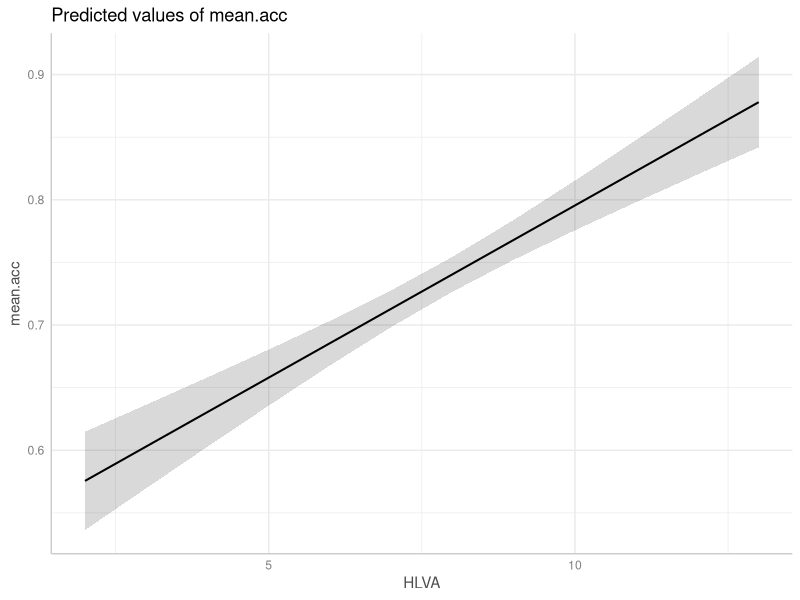
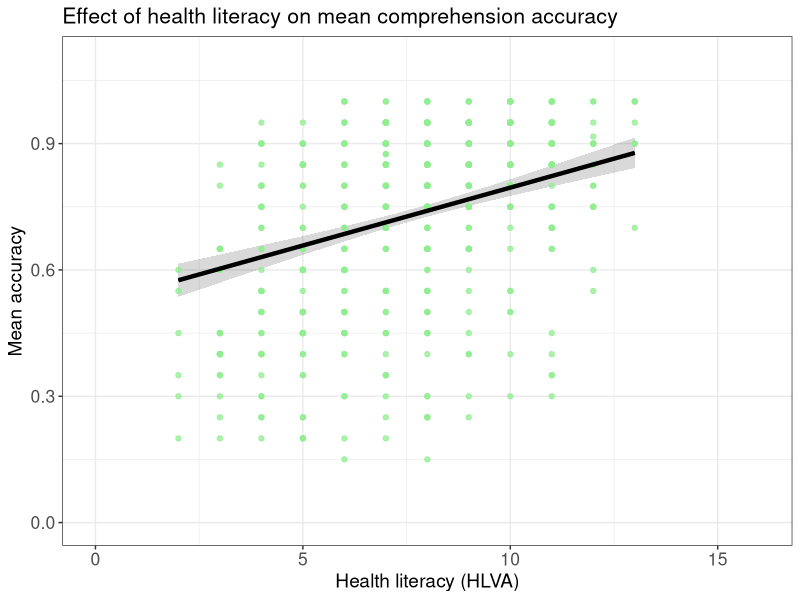
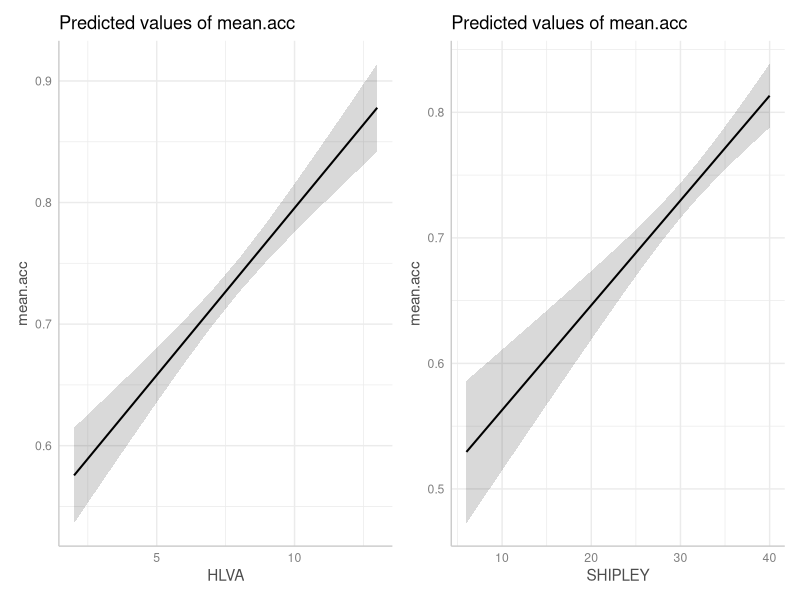
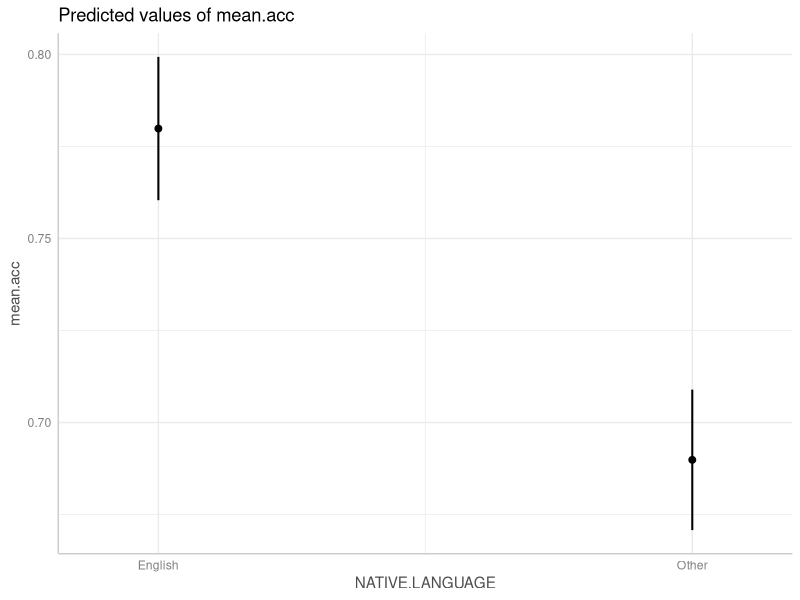
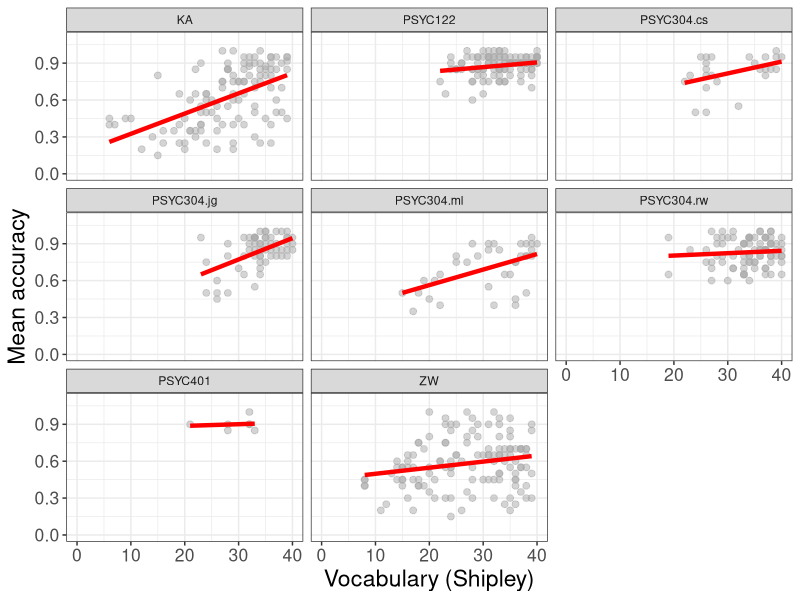
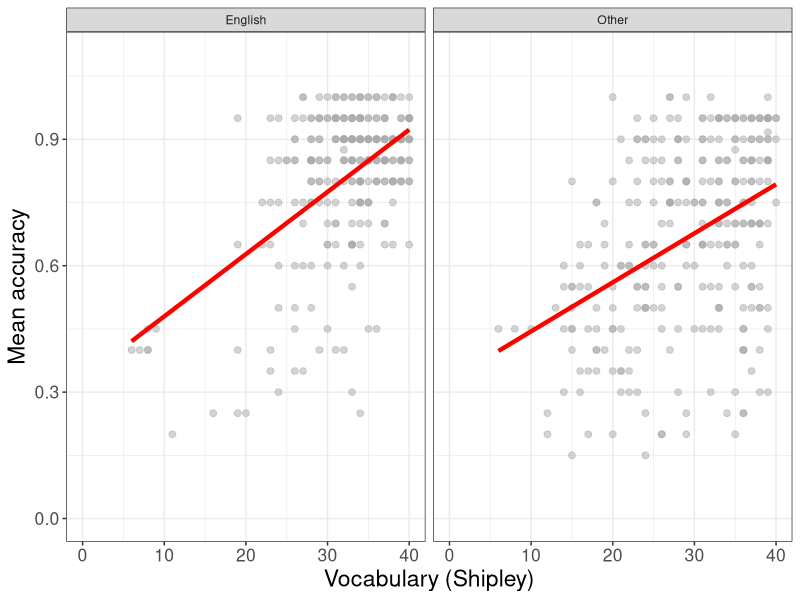
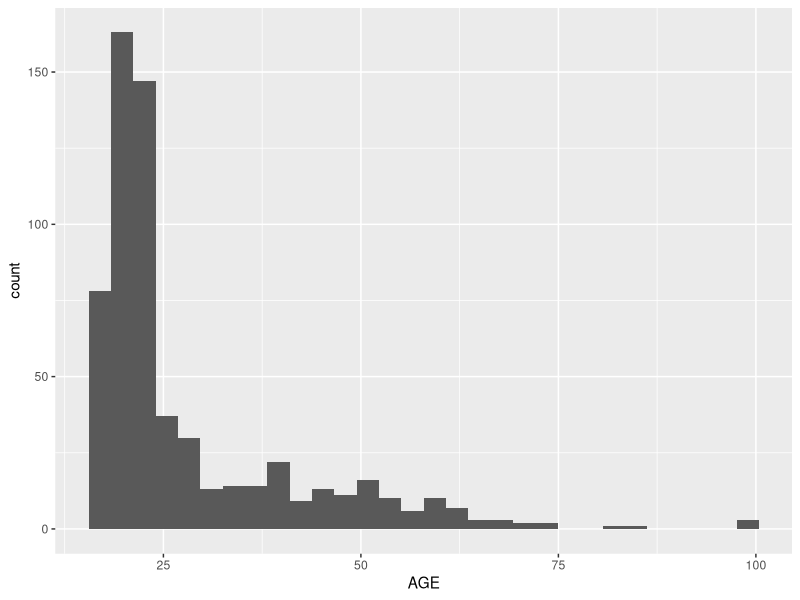
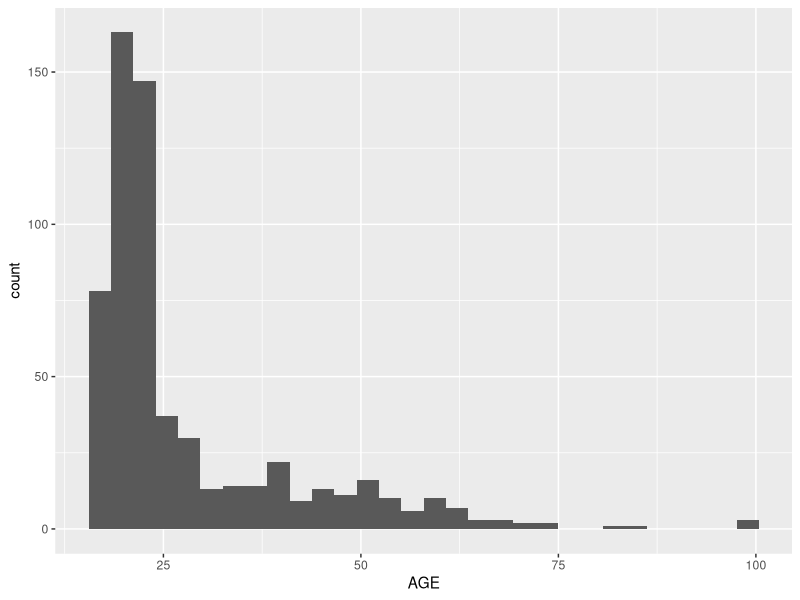

Generate these figures, in order, with R:
## ---- chunk 1
#| echo: false
#| warning: false
library(ggeffects)
library(kableExtra)
library(patchwork)
library(psych)
library(tidyverse)
## ---- chunk 2
#| echo: false
#| warning: false
# -- code to read in the aggregated subject level data from the clearly-understood data set
all.studies.subjects <- read_csv("2022-12-08_all-studies-subject-scores.csv", 
                                 col_types = cols(
                                   ResponseId = col_factor(),
                                   study = col_factor(),
                                   EDUCATION = col_factor(),
                                   GENDER = col_factor(),
                                   ETHNICITY = col_factor(),
                                   NATIVE.LANGUAGE = col_factor()
                                 )
                                )
## ---- chunk 3
#| warning: false
#| echo: false
kable(head(all.studies.subjects))
## ---- chunk 4
all.studies.subjects <- read_csv("2022-12-08_all-studies-subject-scores.csv")
## ---- chunk 5
describe(all.studies.subjects)
## ---- chunk 6
all.studies.subjects %>%
  select(mean.acc, mean.self, AGE, SHIPLEY, HLVA, FACTOR3) %>%
  describe(skew = FALSE)
## ---- chunk 7
all.studies.subjects.select <- select(all.studies.subjects, 
                           mean.acc, mean.self, AGE, SHIPLEY, HLVA, FACTOR3)
describe(all.studies.subjects.select, skew = FALSE)
## ---- chunk 8
model <- lm(mean.acc ~ HLVA, data = all.studies.subjects)
summary(model)
## ---- chunk 9
model <- lm(mean.acc ~ HLVA + SHIPLEY + FACTOR3 + AGE, data = all.studies.subjects)
summary(model)
## ---- chunk 10
model <- lm(mean.acc ~ HLVA + SHIPLEY + FACTOR3 + AGE, 
                         data = all.studies.subjects)
## ---- chunk 11
dat <- ggpredict(model, "HLVA")
## ---- chunk 12
plot(dat)
## ---- chunk 13
p.model <- plot(dat)
p.model +
  geom_point(data = all.studies.subjects, 
             aes(x = HLVA, y = mean.acc), size = 1.5, alpha = .75, colour = "lightgreen") +
  geom_line(linewidth = 1.5) +
  ylim(0, 1.1) + xlim(0, 16) +
  theme_bw() +
  theme(
    axis.text = element_text(size = rel(1.15)),
    axis.title = element_text(size = rel(1.25)),
    plot.title = element_text(size = rel(1.4))
  ) +
  xlab("Health literacy (HLVA)") + ylab("Mean accuracy") +
  ggtitle("Effect of health literacy on mean comprehension accuracy")
## ---- chunk 14
library(patchwork)
## ---- chunk 15
model <- lm(mean.acc ~ HLVA + SHIPLEY + FACTOR3 + AGE, 
                         data = all.studies.subjects)
## ---- chunk 16
dat.HLVA <- ggpredict(model, "HLVA")
dat.SHIPLEY <- ggpredict(model, "SHIPLEY")
## ---- chunk 17
plot.HLVA <- plot(dat.HLVA)
plot.SHIPLEY <- plot(dat.SHIPLEY)
## ---- chunk 18
plot.HLVA + plot.SHIPLEY
## ---- chunk 19
summary(all.studies.subjects)
## ---- chunk 20
model <- lm(mean.acc ~ HLVA + SHIPLEY + FACTOR3 + AGE + NATIVE.LANGUAGE, 
            data = all.studies.subjects)
summary(model)
## ---- chunk 21
#| warning: false
library(memisc)
## ---- chunk 22
#| warning: false
all.studies.subjects$NATIVE.LANGUAGE <- as.factor(all.studies.subjects$NATIVE.LANGUAGE)
## ---- chunk 23
contrasts(all.studies.subjects$NATIVE.LANGUAGE)
## ---- chunk 24
contrasts(all.studies.subjects$NATIVE.LANGUAGE) <- contr.sum(2, base = 1)
## ---- chunk 25
contrasts(all.studies.subjects$NATIVE.LANGUAGE)
## ---- chunk 26
model <- lm(mean.acc ~ HLVA + SHIPLEY + FACTOR3 + AGE + NATIVE.LANGUAGE, 
            data = all.studies.subjects)
summary(model)
## ---- chunk 27
model <- aov(lm(mean.acc ~ HLVA + SHIPLEY + FACTOR3 + AGE + NATIVE.LANGUAGE, 
       data = all.studies.subjects))
summary(model)
## ---- chunk 28
dat <- ggpredict(model, "NATIVE.LANGUAGE")
plot(dat)
## ---- chunk 29
all.studies.subjects %>%
  ggplot(aes(x = SHIPLEY, y = mean.acc)) +
  geom_point(size = 2, alpha = .5, colour = "darkgrey") +
  geom_smooth(size = 1.5, colour = "red", method = "lm", se = FALSE) +
  xlim(0, 40) +
  ylim(0, 1.1)+
  theme_bw() +
  theme(
    axis.text = element_text(size = rel(1.15)),
    axis.title = element_text(size = rel(1.5))
  ) +
  xlab("Vocabulary (Shipley)") + ylab("Mean accuracy") +
  facet_wrap(~ study)
## ---- chunk 30
all.studies.subjects %>%
  ggplot(aes(x = SHIPLEY, y = mean.acc)) +
  geom_point(size = 2, alpha = .5, colour = "darkgrey") +
  geom_smooth(size = 1.5, colour = "red", method = "lm", se = FALSE) +
  xlim(0, 40) +
  ylim(0, 1.1)+
  theme_bw() +
  theme(
    axis.text = element_text(size = rel(1.15)),
    axis.title = element_text(size = rel(1.5))
  ) +
  xlab("Vocabulary (Shipley)") + ylab("Mean accuracy") +
  facet_wrap(~ NATIVE.LANGUAGE)
## ---- chunk 31
all.studies.subjects %>%
  ggplot(aes(x = AGE)) +
  geom_histogram()
## ---- chunk 32
ggsave("facet-plots.png")
